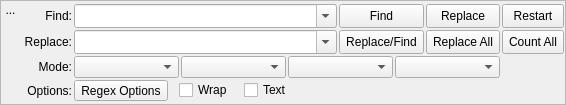
<?xml version="1.0" encoding="UTF-8"?>
<ui version="4.0">
 <class>FindReplace</class>
 <widget class="QWidget" name="FindReplace">
  <property name="geometry">
   <rect>
    <x>0</x>
    <y>0</y>
    <width>566</width>
    <height>93</height>
   </rect>
  </property>
  <property name="sizePolicy">
   <sizepolicy hsizetype="Preferred" vsizetype="Fixed">
    <horstretch>0</horstretch>
    <verstretch>0</verstretch>
   </sizepolicy>
  </property>
  <property name="windowTitle">
   <string>Find &amp; Replace</string>
  </property>
  <layout class="QHBoxLayout" name="horizontalLayout_2">
   <property name="spacing">
    <number>0</number>
   </property>
   <property name="margin">
    <number>0</number>
   </property>
   <item>
    <widget class="QFrame" name="frame">
     <property name="frameShape">
      <enum>QFrame::StyledPanel</enum>
     </property>
     <property name="frameShadow">
      <enum>QFrame::Raised</enum>
     </property>
     <layout class="QHBoxLayout" name="horizontalLayout_3">
      <property name="spacing">
       <number>0</number>
      </property>
      <property name="margin">
       <number>0</number>
      </property>
      <item>
       <layout class="QVBoxLayout" name="verticalLayout">
        <item>
         <widget class="QToolButton" name="close">
          <property name="sizePolicy">
           <sizepolicy hsizetype="Fixed" vsizetype="Fixed">
            <horstretch>0</horstretch>
            <verstretch>0</verstretch>
           </sizepolicy>
          </property>
          <property name="toolTip">
           <string>Hide Find and Replace</string>
          </property>
          <property name="styleSheet">
           <string notr="true">border: 0px;</string>
          </property>
          <property name="text">
           <string>...</string>
          </property>
          <property name="icon">
           <iconset resource="../Resource_Files/main/main.qrc">
            <normaloff>:/main/widget-close.svg</normaloff>:/main/widget-close.svg</iconset>
          </property>
          <property name="iconSize">
           <size>
            <width>24</width>
            <height>24</height>
           </size>
          </property>
          <property name="autoRaise">
           <bool>false</bool>
          </property>
          <property name="arrowType">
           <enum>Qt::NoArrow</enum>
          </property>
         </widget>
        </item>
        <item>
         <spacer name="verticalSpacer">
          <property name="orientation">
           <enum>Qt::Vertical</enum>
          </property>
          <property name="sizeHint" stdset="0">
           <size>
            <width>20</width>
            <height>40</height>
           </size>
          </property>
         </spacer>
        </item>
       </layout>
      </item>
      <item>
       <layout class="QGridLayout" name="gridLayout" columnstretch="0,1,0,0,0">
        <property name="leftMargin">
         <number>3</number>
        </property>
        <property name="topMargin">
         <number>3</number>
        </property>
        <property name="rightMargin">
         <number>1</number>
        </property>
        <property name="bottomMargin">
         <number>3</number>
        </property>
        <property name="spacing">
         <number>2</number>
        </property>
        <item row="0" column="0">
         <widget class="QLabel" name="findl">
          <property name="text">
           <string>Find:</string>
          </property>
          <property name="alignment">
           <set>Qt::AlignRight|Qt::AlignTrailing|Qt::AlignVCenter</set>
          </property>
         </widget>
        </item>
        <item row="0" column="1">
         <widget class="PasteTargetComboBox" name="cbFind">
          <property name="editable">
           <bool>true</bool>
          </property>
          <property name="maxCount">
           <number>25</number>
          </property>
          <property name="sizeAdjustPolicy">
           <enum>QComboBox::AdjustToMinimumContentsLengthWithIcon</enum>
          </property>
          <property name="duplicatesEnabled">
           <bool>false</bool>
          </property>
         </widget>
        </item>
        <item row="0" column="2">
         <widget class="QToolButton" name="findNext">
          <property name="sizePolicy">
           <sizepolicy hsizetype="Expanding" vsizetype="Expanding">
            <horstretch>0</horstretch>
            <verstretch>0</verstretch>
           </sizepolicy>
          </property>
          <property name="minimumSize">
           <size>
            <width>44</width>
            <height>22</height>
           </size>
          </property>
          <property name="text">
           <string>Find</string>
          </property>
          <property name="toolTip">
           <string>&lt;p style=&quot;padding-top: 0.5em;&quot; &gt;&lt;b&gt;Find&lt;/b&gt;&lt;/p&gt;

&lt;p style=&quot;margin-left: 0.5em;&quot;&gt;Find next match.&lt;/p&gt;</string>
          </property>
          <property name="icon">
            <iconset resource="../Resource_Files/main/main.qrc">
              <normaloff>:/main/find.svg</normaloff>:/main/find.svg
            </iconset>
          </property>
          <property name="styleSheet">
           <string notr="true"/>
          </property>
         </widget>
        </item>
        <item row="0" column="3">
         <widget class="QToolButton" name="replaceCurrent">
          <property name="sizePolicy">
           <sizepolicy hsizetype="Expanding" vsizetype="Expanding">
            <horstretch>0</horstretch>
            <verstretch>0</verstretch>
           </sizepolicy>
          </property>
          <property name="minimumSize">
           <size>
            <width>44</width>
            <height>22</height>
           </size>
          </property>
          <property name="text">
           <string>Replace</string>
          </property>
          <property name="toolTip">
           <string>&lt;p style=&quot;padding-top: 0.5em;&quot; &gt;&lt;b&gt;Replace&lt;/b&gt;&lt;/p&gt;

&lt;p style=&quot;margin-left: 0.5em;&quot;&gt;Replace highlighted match (if any) in Code View.&lt;/p&gt;</string>
          </property>
          <property name="styleSheet">
           <string notr="true"/>
          </property>
          <property name="icon">
            <iconset resource="../Resource_Files/main/main.qrc">
              <normaloff>:/main/replace.svg</normaloff>:/main/replace.svg 
            </iconset>
          </property>
         </widget>
        </item>
        <item row="0" column="4">
         <widget class="QToolButton" name="restart">
          <property name="sizePolicy">
           <sizepolicy hsizetype="Expanding" vsizetype="Expanding">
            <horstretch>0</horstretch>
            <verstretch>0</verstretch>
           </sizepolicy>
          </property>
          <property name="minimumSize">
           <size>
            <width>44</width>
            <height>22</height>
           </size>
          </property>
          <property name="text">
           <string>Restart</string>
          </property>
          <property name="toolTip">
           <string>&lt;p style=&quot;padding-top: 0.5em;&quot; &gt;&lt;b&gt;Restart&lt;/b&gt;&lt;/p&gt;

&lt;p style=&quot;margin-left: 0.5em;&quot;&gt;Restart current search from beginning.&lt;/p&gt;</string>
          </property>
          <property name="styleSheet">
           <string notr="true"/>
          </property>
          <property name="icon">
            <iconset resource="../Resource_Files/main/main.qrc">
              <normaloff>:/main/restart.svg</normaloff>:/main/restart.svg
            </iconset>
          </property>
         </widget>
        </item>
        <item row="1" column="0">
         <widget class="QLabel" name="replacel">
          <property name="text">
           <string>Replace:</string>
          </property>
          <property name="alignment">
           <set>Qt::AlignRight|Qt::AlignTrailing|Qt::AlignVCenter</set>
          </property>
         </widget>
        </item>
        <item row="1" column="1">
         <widget class="PasteTargetComboBox" name="cbReplace">
          <property name="editable">
           <bool>true</bool>
          </property>
          <property name="maxCount">
           <number>25</number>
          </property>
          <property name="sizeAdjustPolicy">
           <enum>QComboBox::AdjustToMinimumContentsLengthWithIcon</enum>
          </property>
          <property name="duplicatesEnabled">
           <bool>false</bool>
          </property>
         </widget>
        </item>
        <item row="1" column="2">
         <widget class="QToolButton" name="replaceFind">
          <property name="sizePolicy">
           <sizepolicy hsizetype="Expanding" vsizetype="Expanding">
            <horstretch>0</horstretch>
            <verstretch>0</verstretch>
           </sizepolicy>
          </property>
          <property name="minimumSize">
           <size>
            <width>44</width>
            <height>22</height>
           </size>
          </property>
          <property name="text">
           <string>Replace/Find</string>
          </property>
          <property name="toolTip">
           <string>&lt;p style=&quot;padding-top: 0.5em;&quot; &gt;&lt;b&gt;Replace/Find&lt;/b&gt;&lt;/p&gt;

&lt;p style=&quot;margin-left: 0.5em;&quot;&gt;Replace highlighted match (if any),
then find the Next match in Code View.&lt;/p&gt;</string>
          </property>
          <property name="styleSheet">
           <string notr="true"/>
          </property>
          <property name="icon">
            <iconset resource="../Resource_Files/main/main.qrc">
              <normaloff>:/main/replace-find.svg</normaloff>:/main/replace-find.svg 
            </iconset>
          </property>
         </widget>
        </item>
        <item row="1" column="3">
         <widget class="QToolButton" name="replaceAll">
          <property name="sizePolicy">
           <sizepolicy hsizetype="Expanding" vsizetype="Expanding">
            <horstretch>0</horstretch>
            <verstretch>0</verstretch>
           </sizepolicy>
          </property>
          <property name="minimumSize">
           <size>
            <width>44</width>
            <height>22</height>
           </size>
          </property>
          <property name="text">
           <string>Replace All</string>
          </property>
          <property name="toolTip">
           <string>&lt;p style=&quot;padding-top: 0.5em;&quot; &gt;&lt;b&gt;Replace All&lt;/b&gt;&lt;/p&gt;

&lt;p style=&quot;margin-left: 0.5em;&quot;&gt;Replace all matches in Code View.&lt;/p&gt;
&lt;p style=&quot;margin-left: 0.5em;&quot;&gt;Use with SHIFT to Filter Replacements before changes are applied.&lt;/p&gt;</string>
          </property>
          <property name="styleSheet">
           <string notr="true"/>
          </property>
          <property name="icon">
            <iconset resource="../Resource_Files/main/main.qrc">
              <normaloff>:/main/replace-all.svg</normaloff>:/main/replace-all.svg 
            </iconset>
          </property>
         </widget>
        </item>
        <item row="1" column="4">
         <widget class="QToolButton" name="count">
          <property name="sizePolicy">
           <sizepolicy hsizetype="Expanding" vsizetype="Expanding">
            <horstretch>0</horstretch>
            <verstretch>0</verstretch>
           </sizepolicy>
          </property>
          <property name="minimumSize">
           <size>
            <width>44</width>
            <height>22</height>
           </size>
          </property>
          <property name="text">
           <string>Count All</string>
          </property>
          <property name="toolTip">
           <string>&lt;p style=&quot;padding-top: 0.5em;&quot; &gt;&lt;b&gt;Count All&lt;/b&gt;&lt;/p&gt;

&lt;p style=&quot;margin-left: 0.5em;&quot;&gt;Count all matches in Code View.&lt;/p&gt;
&lt;p style=&quot;margin-left: 0.5em;&quot;&gt;Use with SHIFT to generate a Dry Run Replace All table.&lt;/p&gt;</string>
          </property>
          <property name="styleSheet">
           <string notr="true"/>
          </property>
          <property name="icon">
            <iconset resource="../Resource_Files/main/main.qrc">
              <normaloff>:/main/count-all.svg</normaloff>:/main/count-all.svg
            </iconset>
          </property>
         </widget>
        </item>
        <item row="2" column="0">
         <widget class="QLabel" name="model">
          <property name="text">
           <string>Mode:</string>
          </property>
          <property name="alignment">
           <set>Qt::AlignRight|Qt::AlignTrailing|Qt::AlignVCenter</set>
          </property>
         </widget>
        </item>
        <item row="2" column="1" colspan="3">
         <layout class="QHBoxLayout" name="modeLayout" stretch="0,0,0,0,0">
          <item>
           <widget class="QComboBox" name="cbSearchMode"/>
          </item>
          <item>
           <widget class="QComboBox" name="cbLookWhere"/>
          </item>
          <item>
           <widget class="QComboBox" name="MarkedTextIndicator"/>
          </item>
          <item>
           <widget class="QComboBox" name="cbSearchDirection"/>
          </item>
         </layout>
        </item>
        <item row="2" column="4">
         <widget class="QLabel" name="revalid">
          <property name="sizePolicy">
           <sizepolicy hsizetype="Fixed" vsizetype="Fixed">
            <horstretch>0</horstretch>
            <verstretch>0</verstretch>
           </sizepolicy>
          </property>
          <property name="minimumSize">
           <size>
            <width>8</width>
            <height>22</height>
           </size>
          </property>
          <property name="toolTip">
           <string>Regex Valid?</string>
          </property>
          <property name="text">
           <string> </string>
          </property>
         </widget>
        </item>
        <item row="3" column="0">
         <widget class="QLabel" name="optionsl">
          <property name="text">
           <string>Options:</string>
          </property>
          <property name="alignment">
           <set>Qt::AlignRight|Qt::AlignTrailing|Qt::AlignVCenter</set>
          </property>
         </widget>
        </item>
        <item row="3" column="1" colspan="4">
         <layout class="QHBoxLayout" name="advancedLayout" stretch="0,0,0,0,0">
          <item>
           <widget class="QToolButton" name="tbRegexOptions">
            <property name="toolTip">
             <string>Set advanced Regex search flags / options.</string>
            </property>
            <property name="text">
             <string>Regex Options</string>
            </property>
           </widget>
          </item>
          <item>
           <widget class="QLabel" name="space0">
            <property name="text">
             <string>  </string>
            </property>
           </widget>
          </item>
          <item>
           <widget class="QCheckBox" name="chkOptionWrap">
             <property name="toolTip">
               <string>Search from current position to top or end of the
current file and then wrap to the
other end to continue searching.</string>
            </property>
            <property name="text">
             <string>Wrap</string>
            </property>
           </widget>
          </item>
          <item>
           <widget class="QLabel" name="space1">
            <property name="text">
             <string>  </string>
            </property>
           </widget>
          </item>
          <item>
           <widget class="QCheckBox" name="chkOptionTextOnly">
            <property name="toolTip">
              <string>Search only in text (outside tags).
Valid only when searching HTML files.</string>
            </property>
            <property name="text">
             <string>Text</string>
            </property>
           </widget>
          </item>
          <item>
           <widget class="QLabel" name="space2">
            <property name="text">
             <string>  </string>
            </property>
           </widget>
          </item>
          <item>
           <spacer name="horizontalSpacerAdvanced">
            <property name="orientation">
             <enum>Qt::Horizontal</enum>
            </property>
            <property name="sizeHint" stdset="0">
             <size>
              <width>16</width>
              <height>0</height>
             </size>
            </property>
           </spacer>
          </item>
          <item>
           <widget class="QLabel" name="message">
            <property name="font">
             <font>
              <weight>75</weight>
              <bold>true</bold>
             </font>
            </property>
            <property name="text">
             <string/>
            </property>
           </widget>
          </item>
         </layout>
        </item>
       </layout>
      </item>
     </layout>
    </widget>
   </item>
  </layout>
 </widget>
 <tabstops>
  <tabstop>cbFind</tabstop>
  <tabstop>cbReplace</tabstop>
  <tabstop>cbSearchMode</tabstop>
  <tabstop>cbLookWhere</tabstop>
  <tabstop>cbSearchDirection</tabstop>
  <tabstop>tbRegexOptions</tabstop>
  <tabstop>chkOptionWrap</tabstop>
  <tabstop>chkOptionTextOnly</tabstop>
  <tabstop>findNext</tabstop>
  <tabstop>replaceFind</tabstop>
  <tabstop>replaceCurrent</tabstop>
  <tabstop>replaceAll</tabstop>
  <tabstop>restart</tabstop>
  <tabstop>count</tabstop>
  <tabstop>close</tabstop>
 </tabstops>
 <customwidgets>
  <customwidget>
   <class>PasteTargetComboBox</class>
   <extends>QComboBox</extends>
   <header>Misc/PasteTargetComboBox.h</header>
  </customwidget>
 </customwidgets>
 <resources>
  <include location="../Resource_Files/main/main.qrc"/>
 </resources>
 <connections/>
</ui>
